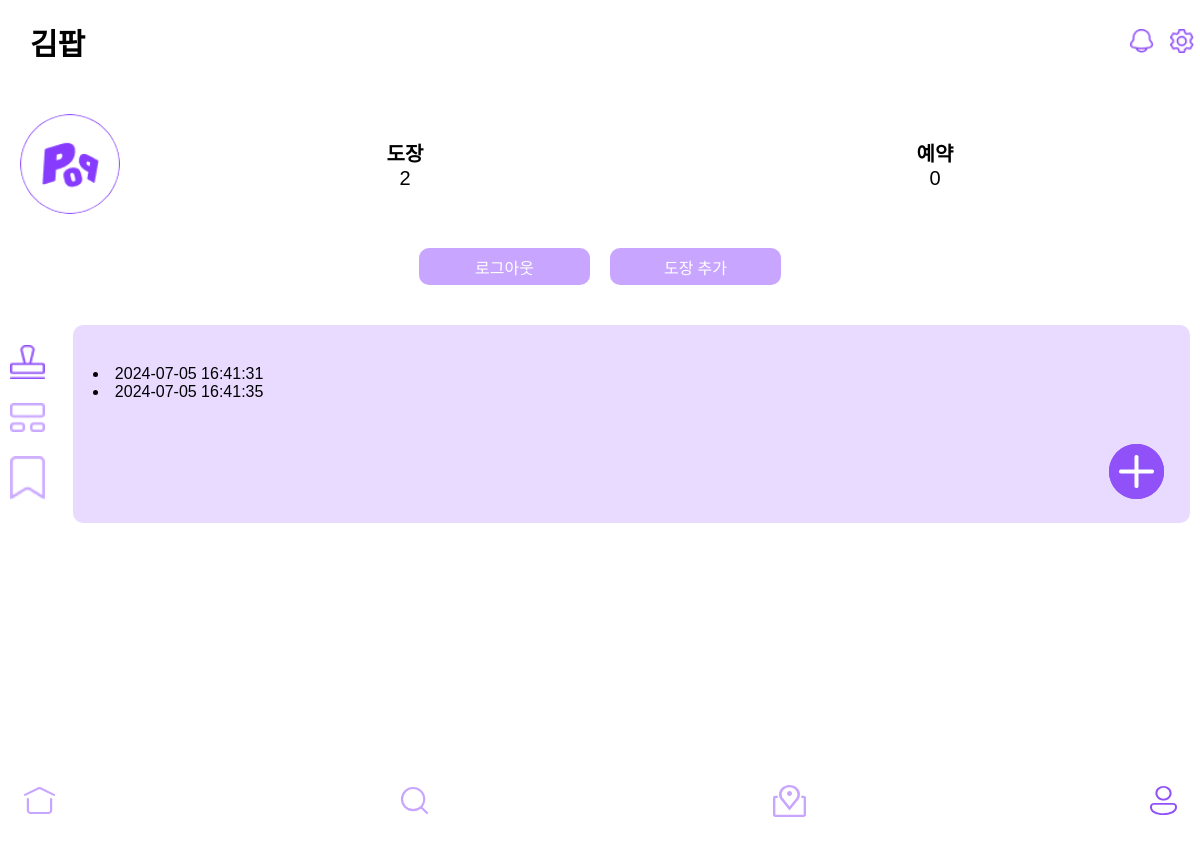
The page /accounts/mypage (signed in) on the database its author committed.
### accounts/models.py (models this page shows, shortened)
class Stamp(models.Model):
    user = models.ForeignKey(CustomUser, related_name='stamps', on_delete=models.CASCADE)
    date_received = models.DateTimeField(auto_now_add=True)
    description = models.TextField(blank=True)
    image = models.ImageField(upload_to='stamps/', blank=True, null=True)  # ImageField 추가

### accounts/views.py (the view)
# urls.py: path('mypage', views.mypage,name='mypage'),
@login_required
def mypage(request):
    user = request.user
    try:
        profile = Profile.objects.get(user=user)
    except Profile.DoesNotExist:
        profile = None
    reservations = Reservation.objects.filter(user=user)
    reservations_count = reservations.count()  # 예약 개수 계산
    stamps_count = Stamp.objects.filter(user=user).count()
    stamps = user.stamps.all()
    favorites = Favorite.objects.filter(user=user)
    context = {
        'user': user,
        'profile': profile,
        'reservations': reservations,
        'reservations_count': reservations_count,  # 예약 개수 추가
        'stamps_count': stamps_count,
        'stamps': stamps,
        'favorites': favorites,  # 좋아요 내역 추가
    }
    return render(request, 'accounts/mypage.html', context)

### accounts/templates/accounts/mypage.html (shortened to what this page needs)
{% extends 'frontend/phone.html' %} {% load static %} {% block css %}
<link rel="stylesheet" href="{% static 'css/mypage.css' %}" />
{% endblock %} {% block content %}
<div class="mypage">
  <div class="topbar">
    <div class="name"><h1>김팝</h1></div>
    <div class="topbar-right">
      <button class="notice" type="button">
        <img src="{% static 'img/알림.png' %}" alt="알림" />
      </button>
      <button class="setting" type="button">
        <img src="{% static 'img/설정.png' %}" alt="설정" />
      </button>
    </div>
  </div>
  <div class="profile">
    <div class="photo"><img src="{% static 'img/프로필 사진.png' %}" alt="프로필사진" /></div>
    <ul class="middle">
      <li>
        <span>도장</span>
        {{stamps_count}}
      </li>
      <li>
        <span>예약</span>
        {{reservations_count}}
      </li>
    </ul>
  </div>
  <div class="detail">
    <div class="profilechange">
      <a href="{% url 'accounts:logout' %}"> <input type="button" value="로그아웃" /></a>
    </div>
    <div class="addstamp">
      <input type="button" value="도장 추가" id="openModal" />
    </div>
  </div>
  <div class="menu-space">
    <div class="menu">
      <ul>
        <li>
          <button class="stampbtn" type="button"><img src="{% static 'img/Stamp.png' %}" alt="도장" class="menu-icon stamp-icon" /></button>
        </li>
        <li>
          <button class="reservationbtn" type="button"><img src="{% static 'img/reservation.png' %}" alt="예약" class="menu-icon reservation-icon" /></button>
        </li>
        <li>
          <button class="scrapbtn" type="button"><img src="{% static 'img/Scrap.png' %}" alt="스크랩" class="menu-icon scrap-icon" /></button>
        </li>
      </ul>
    </div>
    <div class="stampspace">
      {% for stamp in stamps %}
      <li>{{ stamp.date_received|date:"Y-m-d H:i:s" }}</li>
      <button class="stampaddbtn" type="button"><img src="{% static 'img/추가.png' %}" alt="도장추가" /></button>
      {% empty %}
      <div class="stampex"><img id="stampex-img" src="{% static 'img/stampex.png' %}" alt="빈 스탬프" /></div>
      <p>아직 도장이 없어요!<br />팝업을 방문해 도장을 찍어보세요!</p>
      <button class="stampaddbtn" type="button"><img src="{% static 'img/추가.png' %}" alt="도장추가" /></button>
      {% endfor %}
    </div>
  </div>
</div>
{% endblock %} {% block nav %} {% include './nav/nav_mypage.html' %} {% endblock %}

### static/css/common.css (style rules this page uses)
img { width: 100%; height: auto; }
body { margin: 0; }
a:link, a:visited { text-decoration: none; }
* { font-family: "Noto Sans KR", "Apple SD Gothic Neo", "맑은 고딕", "돋움", sans-serif; }
body { -ms-overflow-style: none; }

### static/css/mypage.css (style rules this page uses)
.mypage { width: 100vw; height: calc(100dvh - 83px); overflow-y: scroll; }
.topbar { display: flex; position: flex-start; align-items: center; background-color: #f8f9fa; justify-content: space-between; margin-left: 30px; margin-right: 0; background: none; }
.topbar h1 { font-size: 30px; }
.topbar button { background: none; border: none; cursor: pointer; }
.topbar img { width: 24px; height: 24px; }
.profile { display: flex; align-items: center; margin-top: 30px; }
.photo { margin-right: 20px; margin-left: 20px; }
.photo img { border-radius: 50%; width: 100px; height: 100px; }
.middle { display: flex; justify-content: space-around; margin-bottom: 20px; padding: 0; list-style: none; width: 100%; }
.middle li { display: flex; flex-direction: column; text-align: center; font-size: 20px; }
.middle li span { display: block; font-weight: bold; }
.detail { display: flex; justify-content: center; gap: 20px; width: 100%; margin-top: 20px; }
.detail input[type="button"] { text-align: center; background-color: #c8a6ff; border: none; color: White; border-radius: 10px; width: 171px; height: 37px; box-sizing: border-box; cursor: pointer; font-family: "Noto Sans KR"; font-size: 16px; font-weight: 400; }
.profilechange, .addstamp { margin: 10px 0; }
.menu-space { display: flex; flex-direction: row; width: 100%; height: auto; margin-top: 30px; }
.menu { width: 70px; background-color: White; padding-top: 20px; padding-right: 0; margin-left: 10px; margin-right: 0px; }
.menu ul { list-style-type: none; padding: 0; margin: 0; flex-direction: column; align-items: flex-start; }
.menu li { margin-bottom: 20px; }
.menu button { background: none; border: none; cursor: pointer; padding: 0; margin-right: 0; }
.menu img { width: 35px; height: auto; border-radius: 0; transition: transform 0.3s; margin-right: 0; filter: brightness(1); }
.stampspace { flex-grow: 1; background-color: rgba(200, 166, 255, 0.4); border-radius: 10px; width: 100%; margin-left: 0px; margin-right: 10px; padding: 40px 20px 60px 20px; position: relative; }
.stampaddbtn { position: absolute; background: none; border: none; bottom: 20px; right: 20px; cursor: pointer; }

### rows shown on the page
Stamp: date_received "2024-07-05 16:41:31"
Stamp: date_received "2024-07-05 16:41:35"

### other values the page prints
{{ stamps_count }} "2"
{{ reservations_count }} "0"
